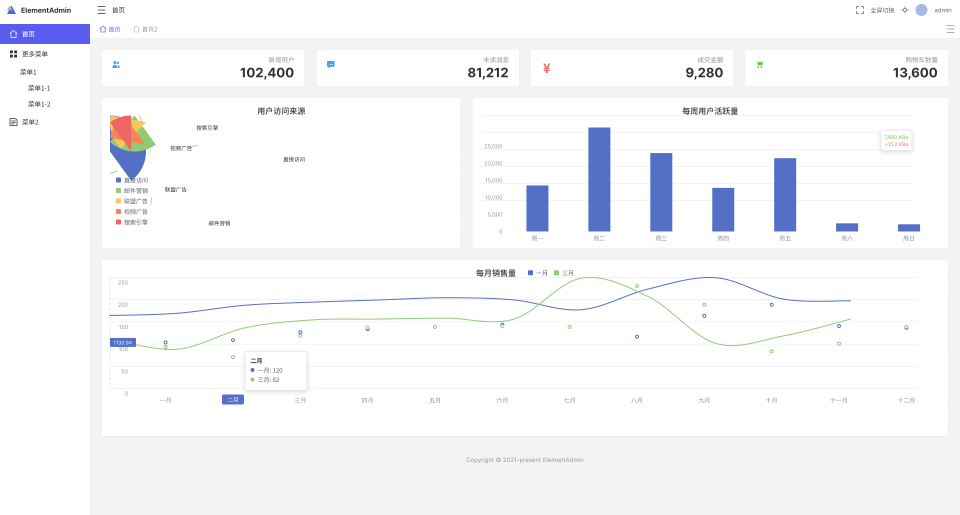
#> input picture stages/stage7-visual-regression/figma-baseline/figma-19-330-render.png, 1920 x 1030 px, found by its file name (shown at 1/2 size)
$ python measure-elements.py
#> lines starting #> are read from the running program, lines starting #| are printed output that depends on the picture
#!/usr/bin/env python
# -*- coding: utf-8 -*-
"""Measure precise element bboxes in Figma render vs Vue screenshots."""
import json
import numpy as np
from PIL import Image

ST = r"C:\Users\Administrator\figma-vibe-bridge\.vibe\stage7"

def arr(p):
    return np.asarray(Image.open(p).convert("RGB")).astype(np.int16)

F = arr(ST + r"\figma-baseline\figma-19-330-render.png")
V = arr(ST + r"\vue-1920-hover.png")
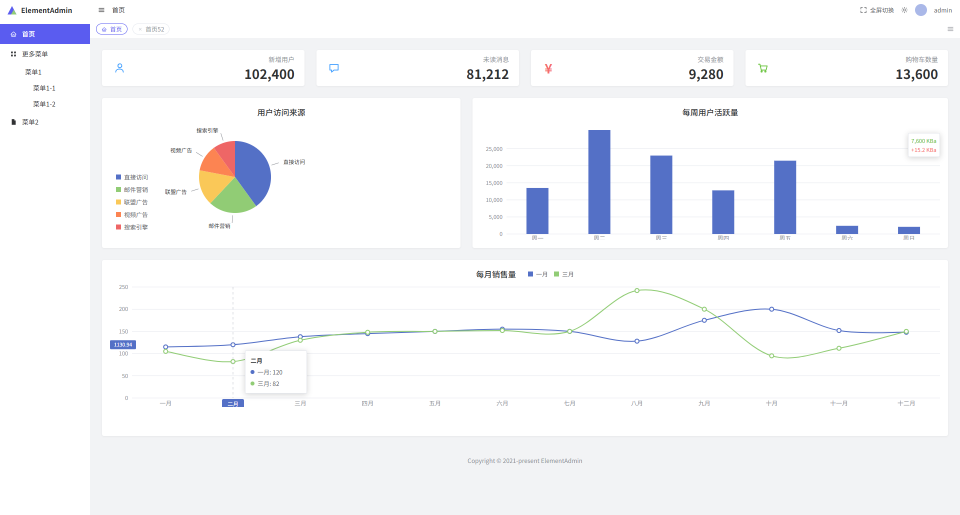
#> input picture stages/stage7-visual-regression/vue-1920-hover.png, 1920 x 1030 px, found by its file name (shown at 1/2 size)

def mask_color(a, region, pred):
    x0, y0, x1, y1 = region
    sub = a[y0:y1, x0:x1]
    r, g, b = sub[..., 0], sub[..., 1], sub[..., 2]
    m = pred(r, g, b)
    ys, xs = np.nonzero(m)
    if len(xs) == 0:
        return None, 0
    return [int(x0 + xs.min()), int(y0 + ys.min()), int(xs.max() - xs.min() + 1), int(ys.max() - ys.min() + 1)], int(m.sum())

blue = lambda r, g, b: (b > 140) & (b - r > 40) & (b - g > 30) & (r < 150)          # #5470C6-ish
chartblue = lambda r, g, b: (np.abs(r - 84) < 45) & (np.abs(g - 112) < 45) & (np.abs(b - 198) < 45)
green = lambda r, g, b: (g > 130) & (g - r > 40) & (g - b > 20)
kpi_blue = lambda r, g, b: (b > 200) & (b - r > 60) & (g > 120) & (g < 210)
purple = lambda r, g, b: (np.abs(r - 90) < 40) & (np.abs(g - 92) < 40) & (b > 200)
dark = lambda r, g, b: (r < 90) & (g < 90) & (b < 90)

MEAS = [
    # name, region(x0,y0,x1,y1), predicate
    ("bar-badge-green-text", (1600, 200, 1900, 330), green),
    ("line-y-pointer-badge", (200, 560, 290, 880), chartblue),
    ("line-x-pill", (240, 820, 560, 870), chartblue),
    ("kpi1-icon", (215, 100, 280, 170), kpi_blue),
    ("kpi3-icon", (1073, 100, 1140, 170), lambda r, g, b: (r > 180) & (r - b > 60) & (g < 140)),  # red
    ("topbar-gear", (1690, 0, 1780, 40), dark),
    ("topbar-fullscreen", (1600, 0, 1690, 40), dark),
    ("sidebar-moremenu-icon", (28, 190, 70, 240), dark),
    ("sidebar-menu2-icon", (28, 400, 70, 460), dark),
    ("sidebar-logo", (10, 0, 60, 40), lambda r, g, b: (g > 120) & (g - r > 30)),
    ("pie-blue-sector", (204, 210, 480, 500), chartblue),
    ("tagsbar-active-pill", (190, 45, 320, 75), purple),
]

out = {}
for name, region, pred in MEAS:
    fb, fn = mask_color(F, region, pred)
    vb, vn = mask_color(V, region, pred)
    out[name] = {"figma_bbox": fb, "figma_px": fn, "vue_bbox": vb, "vue_px": vn,
                 "diff": (fb and vb) and [vb[i] - fb[i] for i in range(4)] or None}
    print(f"{name:24s} figma={fb} ({fn}px)   vue={vb} ({vn}px)   diff={out[name]['diff']}")
#> this loop made 12 passes
#> (fb, fn, vb, vn) on passes 1, 2, 4, 5, 10, 11, 12: ([1770, 271, 46, 9], 121, [1824, 278, 48, 8], 62), ([219, 629, 71, 65], 931, [220, 681, 52, 17], 711), ([225, 122, 14, 14], 110, [231, 127, 16, 18], 85), ([1087, 127, 13, 19], 118, [1090, 128, 14, 19], 116), ([15, 11, 9, 9], 45, [22, 15, 37, 14], 74), ([220, 231, 72, 134], 2892, [232, 256, 248, 204], 1089), ([200, 52, 39, 12], 60, [192, 47, 63, 22], 149)
#> (fn, vn) on passes 3, 6, 7, 9: (0, 0), (0, 0), (0, 0), (0, 0)
#| bar-badge-green-text     figma=[1770, 271, 46, 9] (121px)   vue=[1824, 278, 48, 8] (62px)   diff=[54, 7, 2, -1]
#| line-y-pointer-badge     figma=[219, 629, 71, 65] (931px)   vue=[220, 681, 52, 17] (711px)   diff=[1, 52, -19, -48]
#| line-x-pill              figma=None (0px)   vue=None (0px)   diff=None
#| kpi1-icon                figma=[225, 122, 14, 14] (110px)   vue=[231, 127, 16, 18] (85px)   diff=[6, 5, 2, 4]
#| kpi3-icon                figma=[1087, 127, 13, 19] (118px)   vue=[1090, 128, 14, 19] (116px)   diff=[3, 1, 1, 0]
#| topbar-gear              figma=None (0px)   vue=None (0px)   diff=None
#| topbar-fullscreen        figma=None (0px)   vue=None (0px)   diff=None
#| sidebar-moremenu-icon    figma=[30, 203, 38, 37] (41px)   vue=[46, 203, 24, 37] (12px)   diff=[16, 0, -14, 0]
#> (further printed lines are left out)
#> pass 1, in mask_color, `sub = a[y0:y1, x0:x1]`:
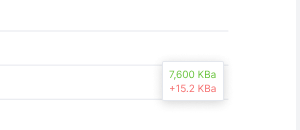
#> sub: shape (130, 300, 3) int16; mean R, G, B 253.5, 253.5, 253.2
#> after the loop, out = 12 items

json.dump(out, open(ST + r"\element-measurements.json", "w", encoding="utf-8"), indent=1)
